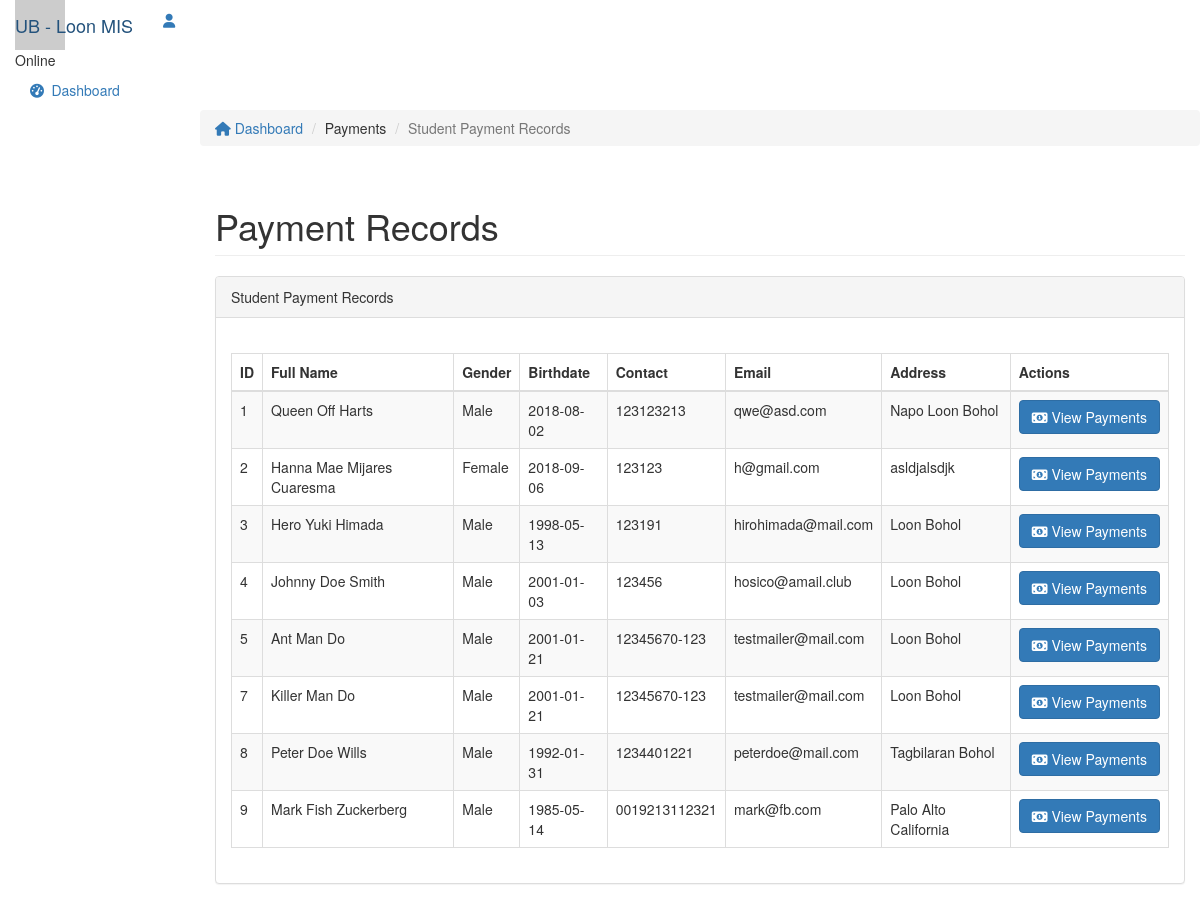
The app's page /index.php/payment, older data.
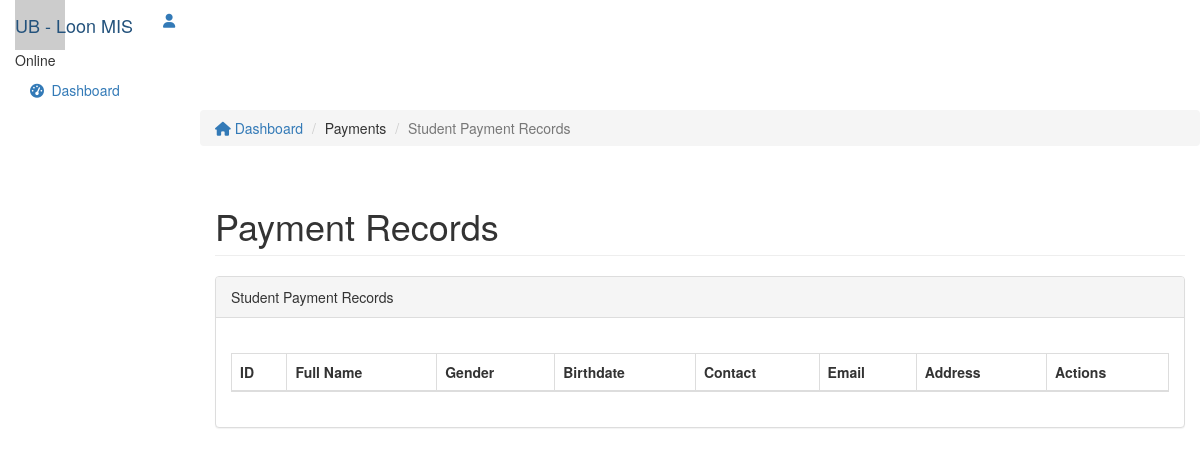
The same page, newer data.
### tables this page shows
CREATE TABLE `students` (
  `id` int(11) NOT NULL,
  `first_name` varchar(100) NOT NULL,
  `middle_name` varchar(100) NOT NULL,
  `last_name` varchar(100) NOT NULL,
  `gender` varchar(100) NOT NULL,
  `birthdate` date NOT NULL,
  `birthplace` varchar(100) NOT NULL,
  `citizenship` varchar(100) NOT NULL,
  `religion` varchar(100) NOT NULL,
  `contact` varchar(100) NOT NULL,
  `email` varchar(100) NOT NULL,
  `password` varchar(100) NOT NULL,
  `address` varchar(100) NOT NULL,
  `profile` varchar(100) NOT NULL
);

### application/views/layouts/main.php (called while the page is built, shortened)
<?php
$this->load->view('parts/header');
$this->load->view($_view);
?>

### application/controllers/Payment.php (called while the page is built, shortened)
<?php
class Payment extends CI_Controller {
	public function __construct(){
		$this->load->model('Student_model');
		$this->load->model('Enrollment_model');
		$this->load->model('Charge_model');
		$this->load->library(['enrollment_library','ion_auth']);
	}
	public function index(){
		$data['students'] = $this->Student_model->get_all_students([]);
        $data['_view'] = 'payment/index';
        $data['page_title'] = 'Payment Records';
        $this->load->view('layouts/main',$data);
	}
}

### index.php (called while the page is built, shortened)
<?php
require_once BASEPATH.'core/CodeIgniter.php';

### application/models/Student_model.php (called while the page is built, shortened)
<?php
class Student_model extends CI_Model
{
    function get_all_students($params = array())
    {
        return $this->db->get('students')->result_array();
    }
}

### application/views/payment/index.php (the view, shortened to what this page needs)
<div class="col-sm-9 col-sm-offset-3 col-lg-10 col-lg-offset-2 main">
		<div class="row">
			<ol class="breadcrumb">
				<li><a href="#">
					<em class="fa fa-home"></em> Dashboard
				</a></li>
				<li class="">Payments</li>
				<li class="active">Student Payment Records</li>
			</ol>
		</div>
		<div class="row">
			<div class="col-lg-12">
				<h1 class="page-header">Payment Records</h1>
			</div>
		</div>
		<div class="row">
			<div class="col-lg-12">
				<div class="panel panel-default">
					<div class="panel-heading">Student Payment Records</div>
					<div class="panel-body">
						<div class="table-responsive">
							<br>
								<table class="table table-striped table-bordered table-student-payment">
									<thead>
								    <tr>
										<th>ID</th>
										<th>Full Name</th>
										<th>Gender</th>
										<th>Birthdate</th>
										<th>Contact</th>
										<th>Email</th>
										<th>Address</th>
										<th>Actions</th>
								    </tr>
								    <thead>
								    	<tbody>
									<?php foreach($students as $s){ ?>
								    <tr>
										<td><?php echo $s['id']; ?></td>
										<td><?php echo $s['first_name'].' '.$s['middle_name'].' '.$s['last_name']; ?></td>
										<td><?php echo $s['gender']; ?></td>
										<td><?php echo $s['birthdate']; ?></td>
										<td><?php echo $s['contact']; ?></td>
										<td><?php echo $s['email']; ?></td>
										<td><?php echo $s['address']; ?></td>
										<td>
								            <a title="View Student Info " href="<?php echo site_url('payment/view/'.$s['id']); ?>" class="btn-md btn btn-primary" ><i  class="fa fa-money"></i> View  Payments</a>
								        </td>
								    </tr>
									<?php } ?>
									</tbody>
								</table>
							</div>
						</div>
					</div>
				</div>
			</div>
	</div>

Row changes from the older to the newer data that the page shows:
removed students: id "1", first_name "Queen", middle_name "Off", last_name "Harts", gender "Male", birthdate "2018-08-02", contact "123123213", email "qwe@asd.com", address "Napo Loon Bohol"
removed students: id "2", first_name "Hanna Mae", middle_name "Mijares", last_name "Cuaresma", gender "Female", birthdate "2018-09-06", contact "123123", email "h@gmail.com", address "asldjalsdjk"
removed students: id "3", first_name "Hero", middle_name "Yuki", last_name "Himada", gender "Male", birthdate "1998-05-13", contact "123191", email "hirohimada@mail.com", address "Loon Bohol"
removed students: id "4", first_name "Johnny", middle_name "Doe", last_name "Smith", gender "Male", birthdate "2001-01-03", contact "123456", email "hosico@amail.club", address "Loon Bohol"
removed students: id "5", first_name "Ant", middle_name "Man", last_name "Do", gender "Male", birthdate "2001-01-21", contact "12345670-123", email "testmailer@mail.com", address "Loon Bohol"
removed students: id "7", first_name "Killer", middle_name "Man", last_name "Do", gender "Male", birthdate "2001-01-21", contact "12345670-123", email "testmailer@mail.com", address "Loon Bohol"
removed students: id "8", first_name "Peter", middle_name "Doe", last_name "Wills", gender "Male", birthdate "1992-01-31", contact "1234401221", email "peterdoe@mail.com", address "Tagbilaran Bohol"
removed students: id "9", first_name "Mark", middle_name "Fish", last_name "Zuckerberg", gender "Male", birthdate "1985-05-14", contact "0019213112321", email "mark@fb.com", address "Palo Alto California"
